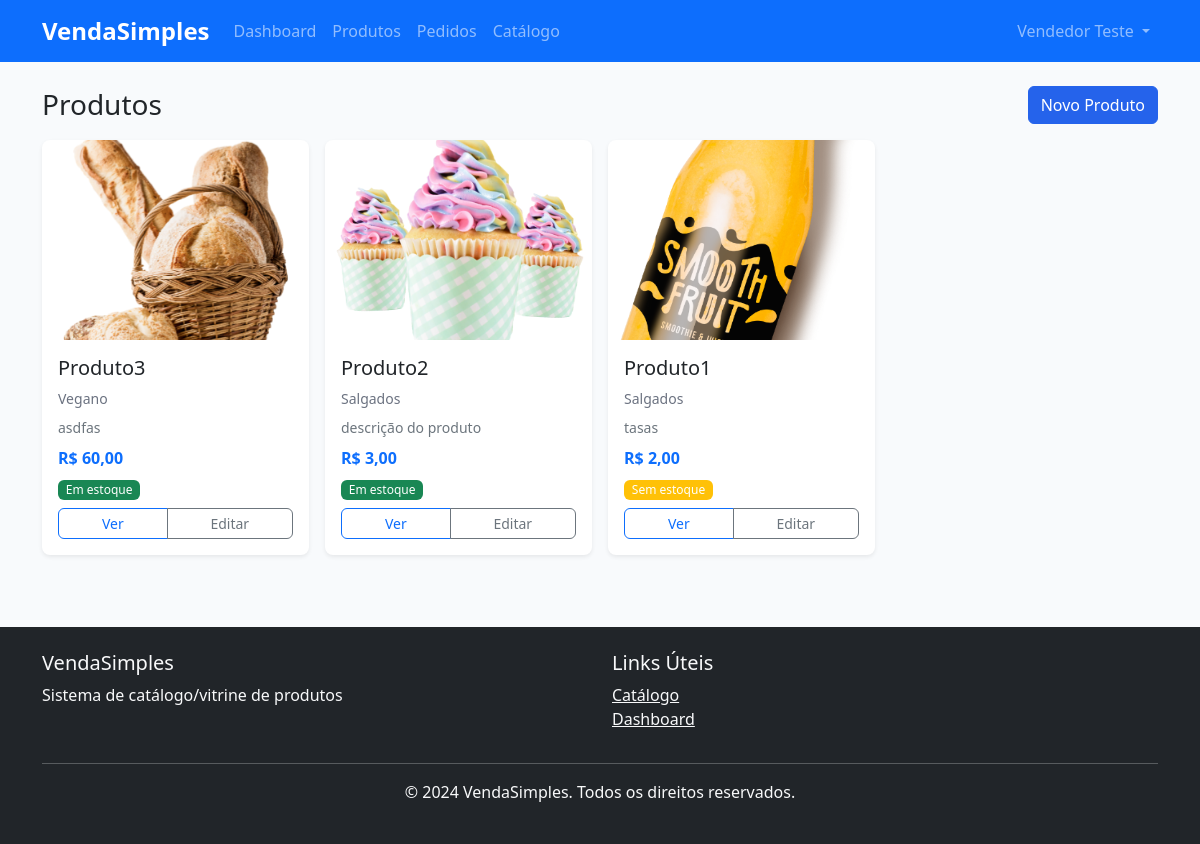
The app's page /produtos/ (signed in) with its own data.
### apps/authentication/models.py (models this page shows, shortened)
class User(AbstractBaseUser, PermissionsMixin, TimeStampedModel, SoftDeleteModel):
    email = models.EmailField(
        unique=True,
        db_index=True,
        verbose_name='E-mail'
    )
    first_name = models.CharField(
        max_length=150,
        verbose_name='Nome'
    )
    last_name = models.CharField(
        max_length=150,
        verbose_name='Sobrenome'
    )
    role = models.CharField(
        max_length=20,
        choices=UserRole.choices,
        db_index=True,
        verbose_name='Função'
    )
    is_staff = models.BooleanField(
        default=False,
        verbose_name='Acesso ao Admin'
    )
    is_verified = models.BooleanField(
        default=False,
        db_index=True,
        verbose_name='E-mail Verificado'
    )
    phone = models.CharField(
        max_length=20,
        blank=True,
        null=True,
        validators=[validate_phone],
        verbose_name='Telefone'
    )
    USERNAME_FIELD = 'email'
    REQUIRED_FIELDS = ['first_name', 'last_name', 'role']
    objects = UserManager()
    class Meta:
        db_table = 'users'
        verbose_name = 'Usuário'
        verbose_name_plural = 'Usuários'
        indexes = [
            models.Index(fields=['email', 'role']),
            models.Index(fields=['is_active', 'role']),
            models.Index(fields=['is_verified', 'is_active']),
        ]
    def get_full_name(self):
        return f"{self.first_name} {self.last_name}".strip()

### apps/produtos/models.py (models this page shows, shortened)
class Produto(TimeStampedModel, SoftDeleteModel):
    nome = models.CharField(max_length=255, db_index=True, verbose_name="Nome")
    slug = models.SlugField(max_length=255, unique=True, verbose_name="Slug")
    descricao = models.TextField(verbose_name="Descrição")
    descricao_curta = models.CharField(
        max_length=255, blank=True, verbose_name="Descrição Curta"
    )
    preco = models.DecimalField(
        max_digits=10,
        decimal_places=2,
        db_index=True,
        validators=[MinValueValidator(0)],
        verbose_name="Preço",
    )
    preco_promocional = models.DecimalField(
        max_digits=10,
        decimal_places=2,
        null=True,
        blank=True,
        validators=[MinValueValidator(0)],
        verbose_name="Preço Promocional",
    )
    estoque = models.IntegerField(
        default=0,
        db_index=True,
        validators=[MinValueValidator(0)],
        verbose_name="Estoque",
    )
    codigo = models.CharField(
        max_length=50, unique=True, db_index=True, verbose_name="Código", blank=True
    )
    sku = models.CharField(max_length=50, blank=True, verbose_name="SKU")
    ean = models.CharField(max_length=13, blank=True, verbose_name="EAN")
    marca = models.CharField(max_length=100, blank=True, verbose_name="Marca")
    vendedor = models.ForeignKey(
        "authentication.User",
        on_delete=models.CASCADE,
        related_name="produtos",
        verbose_name="Vendedor",
    )
    categoria = models.ForeignKey(
        Categoria,
        on_delete=models.SET_NULL,
        null=True,
        related_name="produtos",
        verbose_name="Categoria",
    )
    subcategoria = models.ForeignKey(
        Subcategoria,
        on_delete=models.SET_NULL,
        null=True,
        blank=True,
        related_name="produtos",
        verbose_name="Subcategoria",
    )
    disponivel = models.BooleanField(
        default=True, db_index=True, verbose_name="Disponível"
    )
    em_destaque = models.BooleanField(
        default=False, db_index=True, verbose_name="Em Destaque"
    )
    em_promocao = models.BooleanField(
        default=False, db_index=True, verbose_name="Em Promoção"
    )
    mais_vendido = models.BooleanField(
        default=False, db_index=True, verbose_name="Mais Vendido"
    )
    lancamento = models.BooleanField(
        default=False, db_index=True, verbose_name="Lançamento"
    )
    visualizacoes = models.IntegerField(default=0, verbose_name="Visualizações")
    vendas = models.IntegerField(default=0, verbose_name="Vendas")
    objects = models.Manager()
    active_objects = ActiveSoftDeleteManager()
    class Meta:
        db_table = "produtos"
        verbose_name = "Produto"
        verbose_name_plural = "Produtos"
        ordering = ["-created_at"]
        indexes = [
            models.Index(fields=["vendedor", "is_active"]),
            models.Index(fields=["categoria", "is_active"]),
            models.Index(fields=["subcategoria", "is_active"]),
            models.Index(fields=["preco"]),
            models.Index(fields=["estoque"]),
            models.Index(fields=["codigo"]),
            models.Index(fields=["em_destaque", "is_active"]),
            models.Index(fields=["disponivel", "is_active"]),
            models.Index(fields=["em_promocao", "is_active"]),
        ]

class ImagemProduto(TimeStampedModel):
    produto = models.ForeignKey(
        Produto,
        on_delete=models.CASCADE,
        related_name="imagens",
        verbose_name="Produto",
    )
    imagem = models.ImageField(upload_to="produtos/imagens/", verbose_name="Imagem")
    thumbnail = models.ImageField(
        upload_to="produtos/thumbnails/",
        null=True,
        blank=True,
        verbose_name="Thumbnail",
    )
    is_principal = models.BooleanField(default=False, verbose_name="Imagem Principal")
    ordem = models.IntegerField(default=0, verbose_name="Ordem")
    alt_text = models.CharField(
        max_length=255, blank=True, verbose_name="Texto Alternativo"
    )
    class Meta:
        db_table = "imagens_produto"
        verbose_name = "Imagem do Produto"
        verbose_name_plural = "Imagens dos Produtos"
        ordering = ["ordem", "created_at"]

class Categoria(TimeStampedModel, SoftDeleteModel):
    nome = models.CharField(max_length=100, unique=True, verbose_name="Nome")
    slug = models.SlugField(max_length=100, unique=True, verbose_name="Slug")
    descricao = models.TextField(blank=True, verbose_name="Descrição")
    imagem = models.ImageField(
        upload_to="categorias/", null=True, blank=True, verbose_name="Imagem"
    )
    ordem = models.IntegerField(default=0, verbose_name="Ordem")
    objects = models.Manager()
    active_objects = ActiveSoftDeleteManager()
    class Meta:
        db_table = "categorias"
        verbose_name = "Categoria"
        verbose_name_plural = "Categorias"
        ordering = ["ordem", "nome"]
        indexes = [
            models.Index(fields=["slug"]),
            models.Index(fields=["is_active", "ordem"]),
        ]

### apps/produtos/views.py (the view)
# urls.py: path("", views.produto_list, name="list"),
@login_required
def produto_list(request):
    produtos = Produto.active_objects.filter(vendedor=request.user)
    categoria = request.GET.get("categoria")
    if categoria:
        produtos = produtos.filter(categoria_id=categoria)
    paginator = Paginator(produtos, 20)
    page_number = request.GET.get("page")
    page_obj = paginator.get_page(page_number)
    context = {
        "object_list": page_obj,
        "categorias": Categoria.active_objects.all(),
    }
    return render(request, "produtos/list.html", context)

### apps/carrinho/context_processors.py (called while the page is built)
def carrinho(request):
    return {
        'carrinho': Cart(request)
    }

### apps/configuracoes/context_processors.py (called while the page is built)
def configuracoes_site(request):
    return {
        'site_name': 'VendaSimples',
        'site_description': 'Sistema de catálogo/vitrine de produtos',
    }

### apps/core/managers.py (called while the page is built)
    def get_queryset(self):
        return super().get_queryset().filter(is_active=True, deleted_at__isnull=True)

### templates/produtos/list.html (shortened to what this page needs)
{% extends 'base/base.html' %}
{% block content %}
<div class="container py-4">
  <div class="d-flex align-items-center justify-content-between mb-3">
    <h1 class="h3 m-0">Produtos</h1>
    <a href="{% url 'produtos:create' %}" class="btn btn-primary">
       Novo Produto
    </a>
  </div>
  {% if object_list %}
  <div class="row g-3">
    {% for produto in object_list %}
      <div class="col-sm-6 col-md-4 col-lg-3">
        <div class="card h-100 shadow-sm">
          <div class="card-img-top" style="height: 200px; overflow: hidden;">
            {% if produto.imagens.exists %}
              {% with produto.imagens.first as primeira_imagem %}
                <img src="{{ primeira_imagem.imagem.url }}" alt="{{ produto.nome }}" class="w-100 h-100 object-fit-cover" onerror="this.style.display='none'; this.nextElementSibling.style.display='flex';">
              {% endwith %}
            {% endif %}
          </div>
          <div class="card-body d-flex flex-column">
            <h5 class="card-title text-truncate" title="{{ produto.nome }}">{{ produto.nome }}</h5>
            <p class="card-text small text-muted mb-2">
              {% if produto.categoria %}{{ produto.categoria.nome }}{% endif %}
            </p>
            {% if produto.descricao %}
              <p class="card-text small text-secondary mb-2" style="display: -webkit-box; -webkit-line-clamp: 2; -webkit-box-orient: vertical; overflow: hidden;">
                {{ produto.descricao|truncatewords:15 }}
              </p>
            {% endif %}
            <div class="mt-auto">
              <div class="fw-bold text-primary mb-2">R$ {{ produto.preco|floatformat:2 }}</div>
              <div class="small text-muted mb-2">
                {% if produto.estoque %}
                  <span class="badge bg-success">Em estoque</span>
                {% else %}
                  <span class="badge bg-warning">Sem estoque</span>
                {% endif %}
              </div>
              <div class="btn-group w-100">
                <a href="{% url 'produtos:detail' produto.pk %}" class="btn btn-sm btn-outline-primary">
                   Ver
                </a>
                <a href="{% url 'produtos:edit' produto.pk %}" class="btn btn-sm btn-outline-secondary">
                   Editar
                </a>
              </div>
            </div>
          </div>
        </div>
      </div>
    {% endfor %}
  </div>
  {% else %}
    <div class="alert alert-light border">Nenhum produto encontrado.</div>
  {% endif %}
</div>
{% endblock %}

### templates/base/navbar.html (shortened to what this page needs)
<nav class="navbar navbar-expand-lg navbar-dark bg-primary">
    <div class="container">
        <a class="navbar-brand" href="{% url 'dashboard:home' %}">
            <strong>VendaSimples</strong>
        </a>
        <div class="collapse navbar-collapse" id="navbarNav">
            <ul class="navbar-nav me-auto">
                {% if user.is_authenticated %}
                    <li class="nav-item">
                        <a class="nav-link" href="{% url 'dashboard:home' %}">Dashboard</a>
                    </li>
                    {% if user.role == 'SUPER' or user.role == 'EMPRESA' or user.role == 'VENDEDOR' %}
                        <li class="nav-item">
                            <a class="nav-link" href="{% url 'produtos:list' %}">Produtos</a>
                        </li>
                        <li class="nav-item">
                            <a class="nav-link" href="{% url 'pedidos:list' %}">Pedidos</a>
                        </li>
                    {% endif %}
                    <li class="nav-item">
                        <a class="nav-link" href="{% url 'catalogo:list' %}">Catálogo</a>
                    </li>
                {% endif %}
            </ul>
            <ul class="navbar-nav">
                {% if user.is_authenticated %}
                    <li class="nav-item dropdown">
                        <a class="nav-link dropdown-toggle" href="#" role="button" data-bs-toggle="dropdown">
                            {{ user.get_full_name }}
                        </a>
                    </li>
                {% endif %}
            </ul>
        </div>
    </div>
</nav>

### static/css/style.css (style rules this page uses)
:root { --primary-color: #2563eb; --secondary-color: #64748b; --success-color: #10b981; --warning-color: #f59e0b; --danger-color: #ef4444; --info-color: #06b6d4; }
body { font-family: 'Segoe UI', Tahoma, Geneva, Verdana, sans-serif; background-color: #f8fafc; }
.navbar-brand { font-weight: bold; font-size: 1.5rem; }
.card { border: none; border-radius: 0.5rem; box-shadow: 0 1px 3px 0 rgba(0, 0, 0, 0.1), 0 1px 2px 0 rgba(0, 0, 0, 0.06); }
.btn { border-radius: 0.375rem; font-weight: 500; }
.btn-primary { background-color: var(--primary-color); border-color: var(--primary-color); }
.badge { font-size: 0.75rem; font-weight: 500; }
.text-muted { color: #6b7280 !important; }

### records on screen
User: get_full_name "Vendedor Teste"
Produto: imagens.first.imagem (picture), nome "Produto3", categoria.nome "Vegano", descricao "asdfas", preco "60,00", estoque "Em estoque"
Produto: imagens.first.imagem (picture), nome "Produto2", categoria.nome "Salgados", descricao "descrição do produto", preco "3,00", estoque "Em estoque"
Produto: imagens.first.imagem (picture), nome "Produto1", categoria.nome "Salgados", descricao "tasas", preco "2,00", estoque "Sem estoque"
